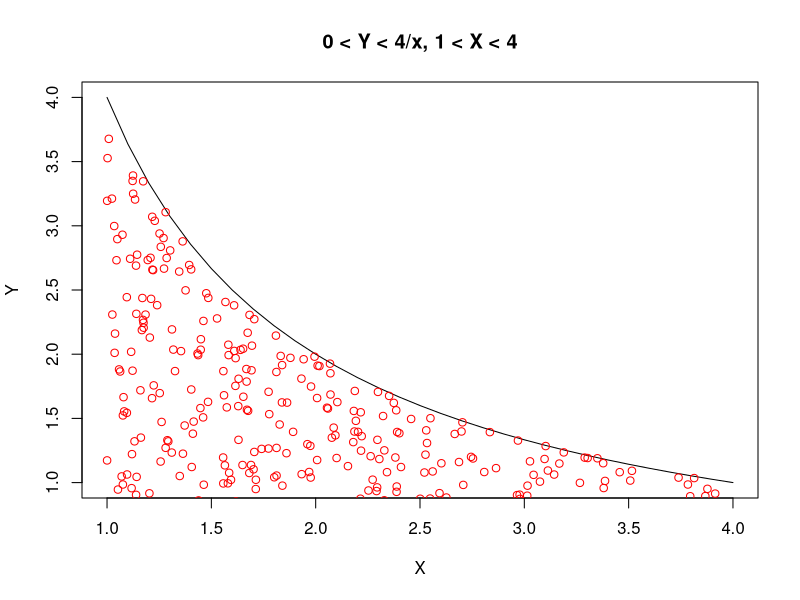

The R script that drew this image:
#Monte Carlo Covariance estimation

#Random variables under consideration:
#X and Y, uniformly distributed under the constraints 
#0< X <7 and 0<Y<X^2+1.

capfunction <- function(x) {4/x} #<-- Set this to your boundary curve

#######################################################
# Set the following parameters to describe the region #
#######################################################

minX = 1;
maxX = 4;

minY = 0; 
maxY = 20;

#################################################
# Set the following to customize the simulation #
#################################################


maxSamples = 500; #<-- This determines how many points are generated


###########################
# This plots the boundary #
###########################

x <- seq(minX,maxX,0.1)
plot(x, capfunction(x),type = 'l',
     col='black',main="0 < Y < 4/x, 1 < X < 4",ylab="Y",xlab="X")



##############################
#  Point generator #
##############################

xVals=rep(0,maxSamples);
yVals=rep(0,maxSamples);

pointsmade=0
while (pointsmade < maxSamples)
{
  Xsample=runif(1,minX,maxX)
  Ysample=runif(1,minY,maxY)
  
  if(capfunction(Xsample)>Ysample){
    pointsmade = pointsmade +1;
    xVals[pointsmade]=Xsample;
    yVals[pointsmade]=Ysample;
    points(xVals[pointsmade],yVals[pointsmade],col='red')
    }
  
}

#############################################################################
# This next line computes and displays the covariance between the generated #
# set of X and Y coordinates                                                #
#############################################################################

cat("Observed covariance of X and Y in a simulation with ",maxSamples,  "data points = ",cov(xVals,yVals),"\n")
